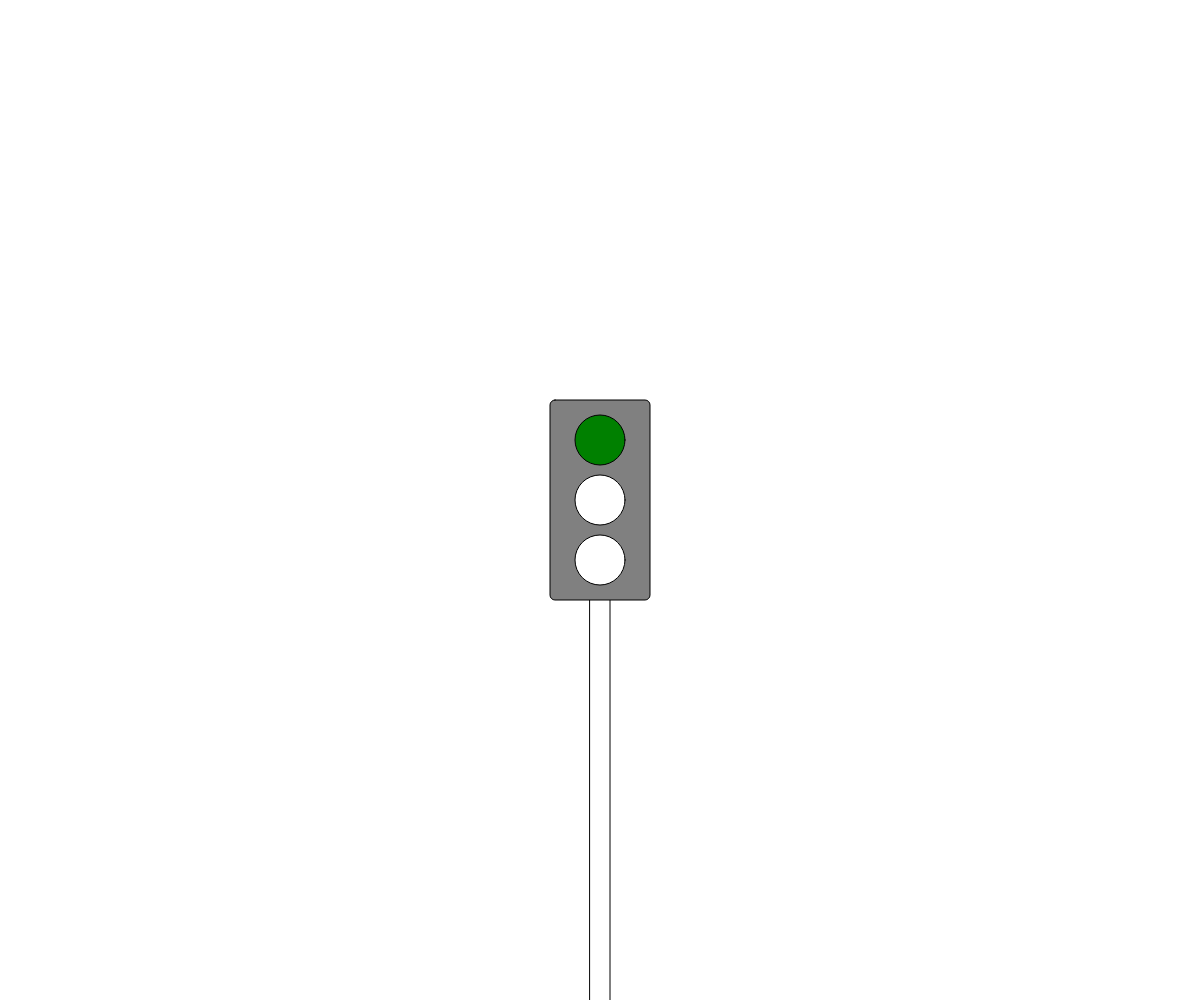
Frame 1 (no input)
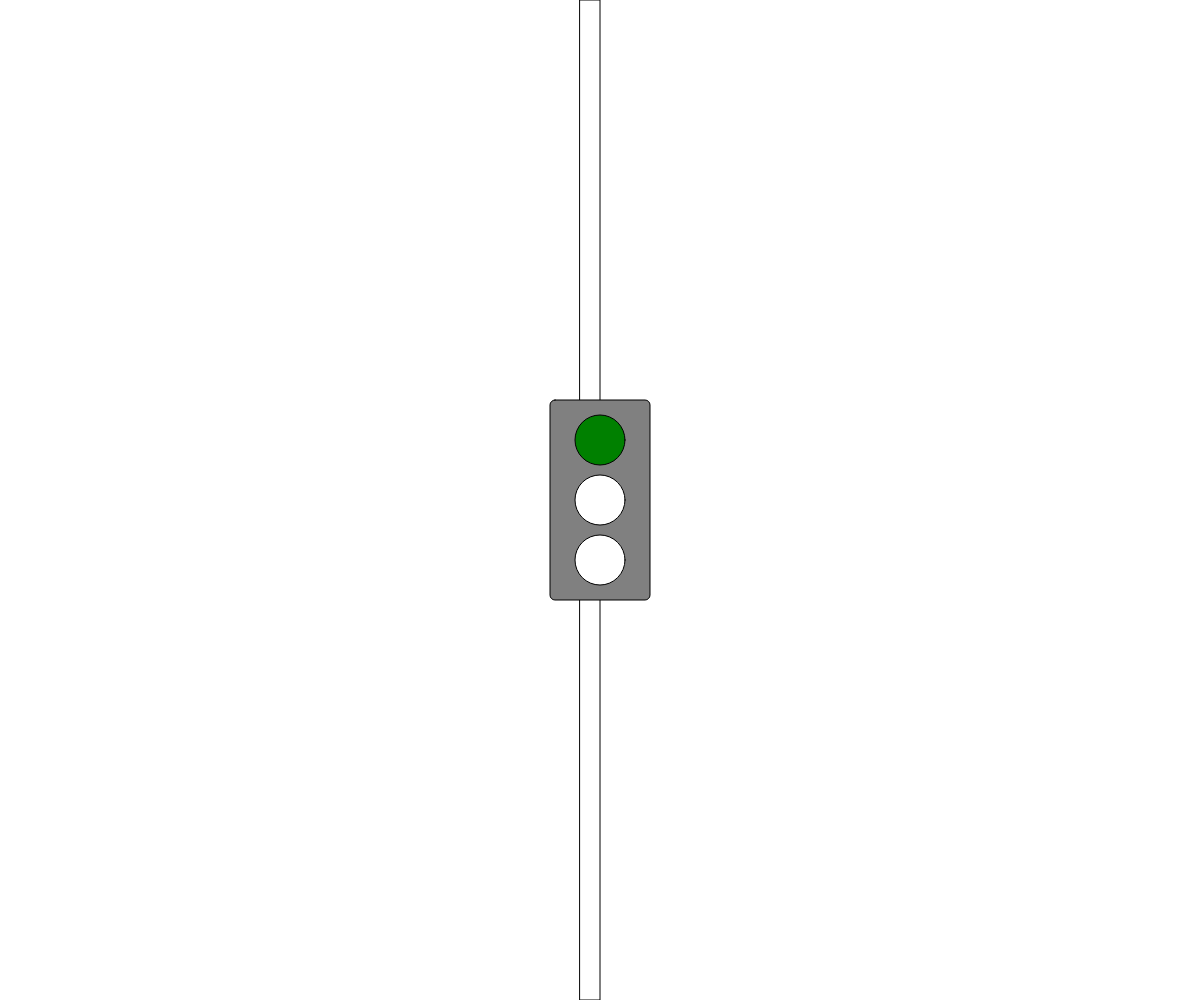
Frame 60 (no input)
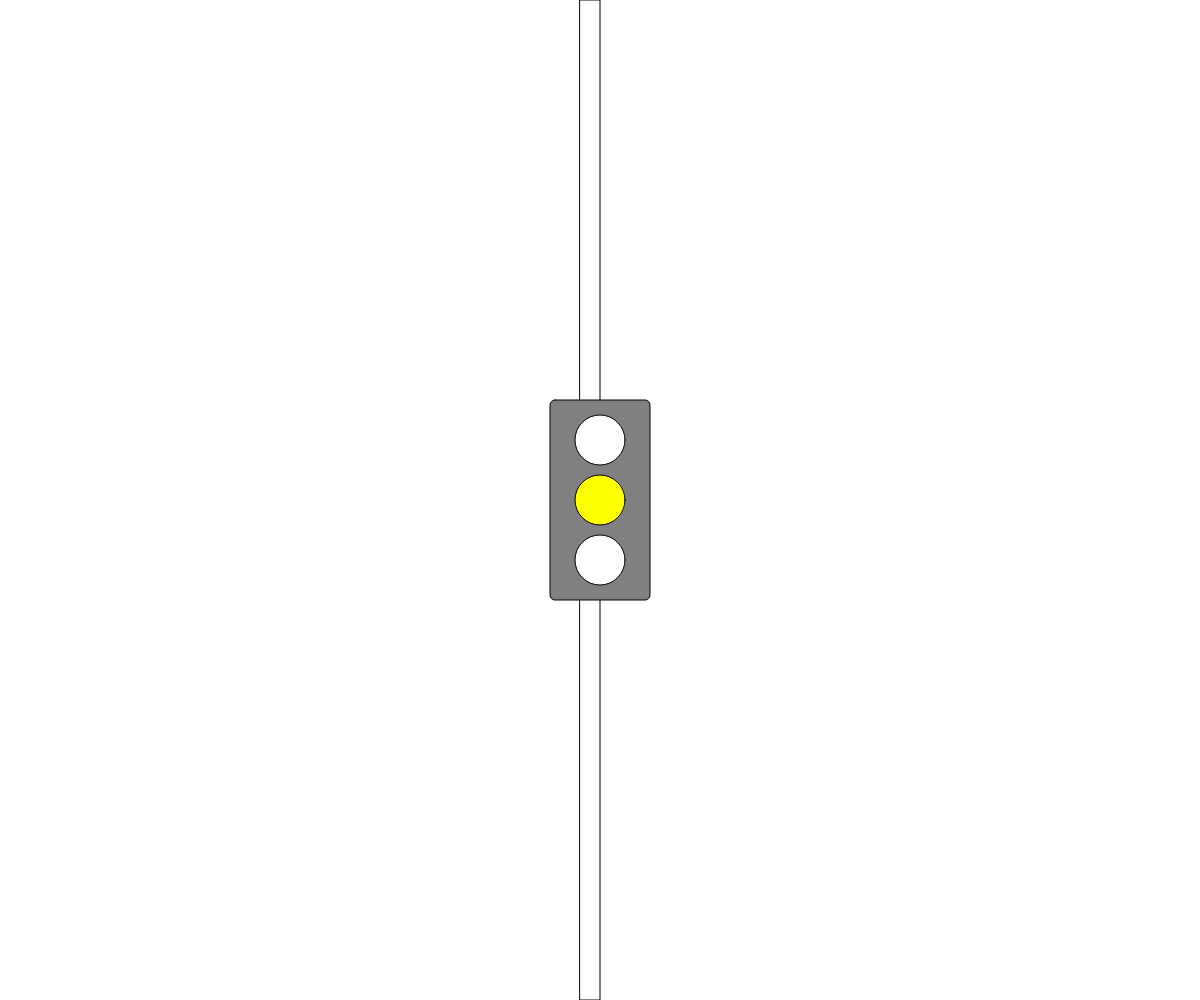
Frame 120 (the mouse pressed at the canvas centre since frame 60)

The p5.js sketch that drew these frames (run headless with seeded random() and noise() and a simulated clock; from frame 60 on, the mouse is pressed at the canvas centre):

// p5.js sketch
// ── sketch.js
var fillTop
var fillMiddle
var fillBottom

function setup() {
	createCanvas(windowWidth, windowHeight)
	
	text("Hello",20,20)
	fillTop = "white"
	fillMiddle = "white"
	fillBottom = "white"
}

function draw() {
background('white')

	if (mouseY < windowHeight / 3) {
		fillTop = "green"
		fillMiddle = "white"
		fillBottom = 'white'
	} else if (mouseY < 2 * windowHeight / 3) {
		fillTop = "white"
		fillMiddle = "yellow"
		fillBottom = "white"
	} else if (mouseY < windowHeight) {
		fillTop = "white"
		fillMiddle = "white"
		fillBottom = "red"
		textSize(32)
		text("Stop!", 100, 100)
	}
	rect(windowWidth/2-10,windowHeight/2,20,1000)
	rectMode(CENTER)
	fill('grey')
	
	rect(windowWidth / 2, windowHeight / 2, 100, 200, 5, 5, 5, 5)
		// Top Light
	fill(fillTop)
	ellipse(windowWidth / 2, windowHeight / 2 - 60, 50, 50)
		// Middle Light
	fill(fillMiddle)
	ellipse(windowWidth / 2, windowHeight / 2, 50, 50)
		// Bottom Light
	fill(fillBottom)
	ellipse(windowWidth / 2, windowHeight / 2 + 60, 50, 50)
}
